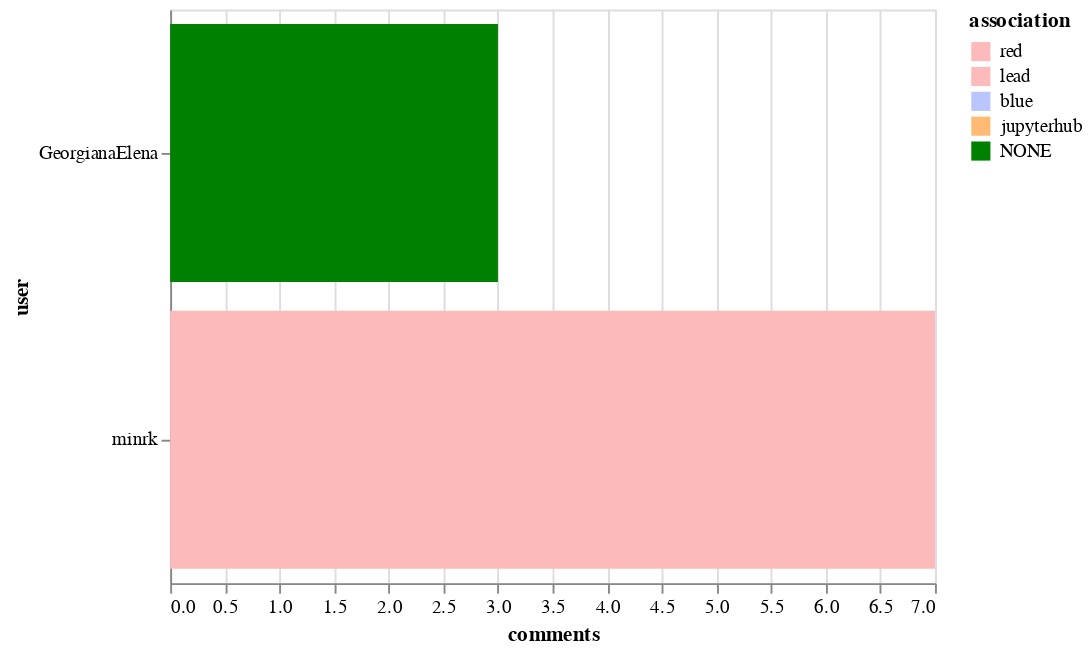

Write notebook code for a chart like this one.
### Markdown cell above
## Top commenters

### Code cell
alt.Chart(top_commenters).mark_bar().encode(
    x='comments',
    y='user',
    color=alt.Color('association', sort=["CONTRIBUTOR", "MEMBER", "NONE"], scale=color_scale)
)

### Figure 1 — Vega-Lite specification as saved in the notebook (floating-point values rounded to 4 significant figures)
{"$schema": "https://vega.github.io/schema/vega-lite/v2.6.0.json", "config": {"view": {"height": 300, "width": 400}}, "data": {"name": "data-9b19a6f5e018da54ac73ae6c6c18ab06"}, "datasets": {"data-9b19a6f5e018da54ac73ae6c6c18ab06": [{"association": "lead", "comments": 7, "user": "minrk"}, {"association": "NONE", "comments": 3, "user": "GeorgianaElena"}]}, "encoding": {"color": {"field": "association", "scale": {"domain": ["red", "lead", "blue", "jupyterhub", "NONE"], "range": ["#fdbaba", "#fdbaba", "#bac5fd", "#ffbb74", "green"]}, "sort": ["CONTRIBUTOR", "MEMBER", "NONE"], "type": "nominal"}, "x": {"field": "comments", "type": "quantitative"}, "y": {"field": "user", "type": "nominal"}}, "mark": "bar"}
